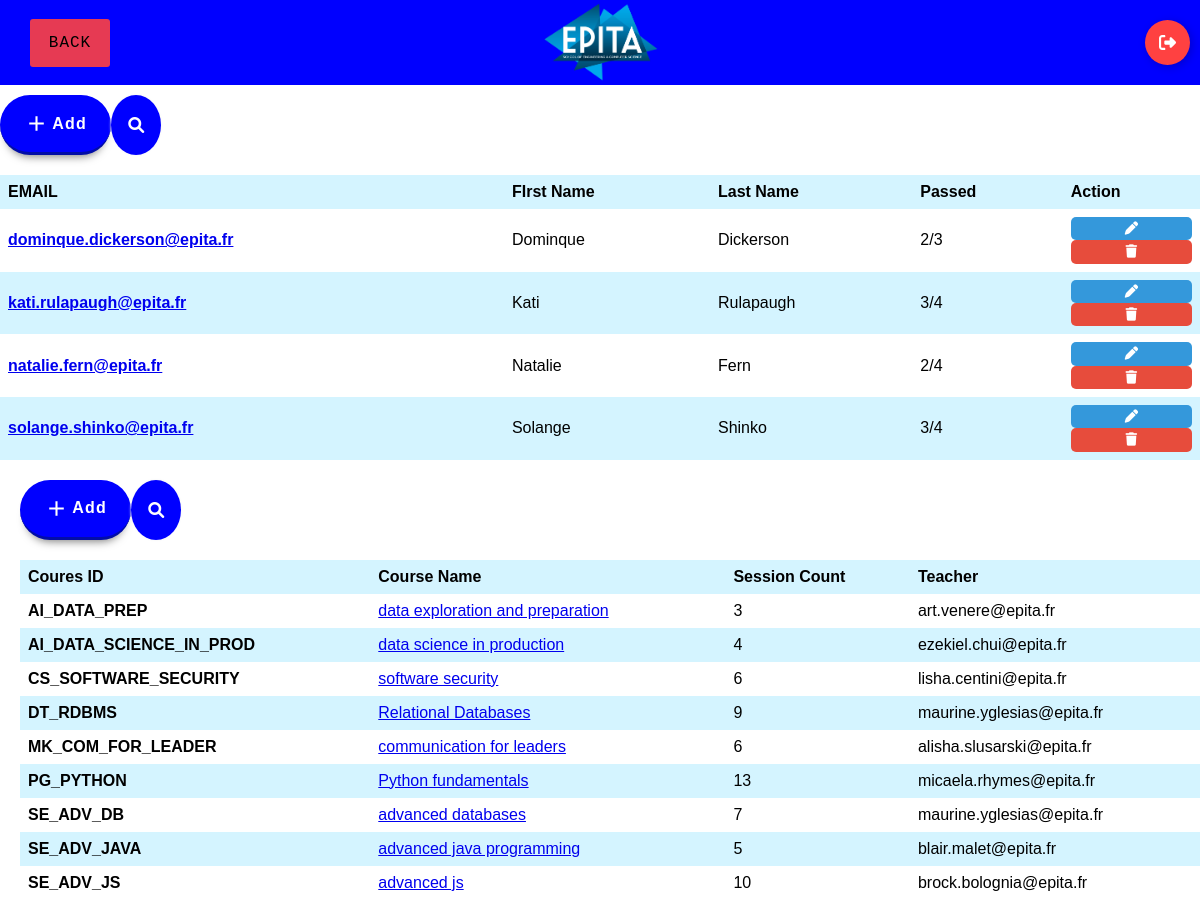
The app's page /population.php?code=AIs&year=2021&intake=SPRING (signed in) with its own data.
### tables this page shows
CREATE TABLE IF NOT EXISTS `students` (
  `student_epita_email` varchar(200) NOT NULL,
  `student_contact_ref` varchar(200) NOT NULL,
  `student_enrollment_status` varchar(50) NOT NULL,
  `student_population_period_ref` varchar(10) NOT NULL,
  `student_population_year_ref` int NOT NULL,
  `student_population_code_ref` varchar(5) NOT NULL,
  PRIMARY KEY (`student_epita_email`),
  KEY `student_contact_ref` (`student_contact_ref`)
);

CREATE TABLE IF NOT EXISTS `contacts` (
  `contact_email` varchar(200) NOT NULL,
  `contact_first_name` varchar(200) DEFAULT NULL,
  `contact_last_name` varchar(200) DEFAULT NULL,
  `contact_address` varchar(255) DEFAULT NULL,
  `contact_city` varchar(100) DEFAULT NULL,
  `contact_country` varchar(100) DEFAULT NULL,
  `contact_birthdate` date DEFAULT NULL,
  PRIMARY KEY (`contact_email`)
);

### population.php (the view, shortened to what this page needs)
<?php
if (isset($_GET['code']) && isset($_GET['year']) && isset($_GET['intake'])) {
    $code = $_GET['code'];
    $year = $_GET['year'];
    $intake = $_GET['intake'];
}
?>
<!DOCTYPE html>
<html lang="en">
<head>
    <link rel="stylesheet" href="style/nav.css?v=<?php echo time(); ?>">
    <link rel="stylesheet" href="style/population.css?v=<?php echo time(); ?>">
    <link rel="stylesheet" href="https://cdnjs.cloudflare.com/ajax/libs/font-awesome/6.0.0-beta3/css/all.min.css">
</head>
<body>
    <nav id="navbar">
        <div class="back-btn">
            <button onclick="window.history.back()">BACK</button>
        </div>
        <div class="nav_logo">
            <a href="home.php">
                <img src="assets/EPITA School of Engineering and Computer Science_Logo.png" alt="" />
            </a>
        </div>
        <form action="php/logout.php" method="post">
            <button class="Btn">
                <div class="sign"></div>
            </button>
        </form>
    </nav>
    <div class="container">
        <div class="content">
            <div class="students">
                <div class="add_search_student_container">
                    <button title="Add" class="add_student">
                        <svg height="25" width="25" viewBox="0 0 24 24" xmlns="http://www.w3.org/2000/svg">
                            <path d="M0 0h24v24H0z" fill="none"></path>
                            <path d="M11 11V5h2v6h6v2h-6v6h-2v-6H5v-2z" fill="currentColor"></path>
                        </svg>
                        <span>Add</span>
                    </button>
                    <div class="search-input-wrapper">
                        <button class="search-icon">
                            <i class="fa-solid fa-magnifying-glass" id="search-glass-icon"></i>
                        </button>
                        <input placeholder="search.." class="search-input" id="searchInput" name="search" type="text">
                    </div>
                </div>
                <table>
                    <thead>
                        <tr>
                            <th>EMAIL</th>
                            <th>FIrst Name</th>
                            <th>Last Name</th>
                            <th>Passed</th>
                            <th>Action</th>
                        </tr>
                    </thead>
                    <tbody>
                        <?php
                        $conn = conn();
                        $sql = "SELECT
                        s.STUDENT_EPITA_EMAIL,
                        c.CONTACT_FIRST_NAME,
                        c.CONTACT_LAST_NAME,
                        CONCAT(SUM(fgrades), '/', COUNT(fgrades)) AS grade
                    FROM
                        STUDENTS s
                        LEFT JOIN CONTACTS c ON s.STUDENT_CONTACT_REF = c.CONTACT_EMAIL
                        LEFT JOIN (
                            SELECT
                                g.GRADE_STUDENT_EPITA_EMAIL_REF,
                                e.EXAM_COURSE_CODE,
                                CASE WHEN SUM(g.GRADE_SCORE * e.EXAM_WEIGHT) / SUM(e.EXAM_WEIGHT) >= 10 THEN 1 ELSE 0 END AS fgrades
                            FROM
                                GRADES g
                                JOIN EXAMS e ON g.GRADE_COURSE_CODE_REF = e.EXAM_COURSE_CODE
                            GROUP BY
                                g.GRADE_STUDENT_EPITA_EMAIL_REF, e.EXAM_COURSE_CODE
                        ) ag ON s.STUDENT_EPITA_EMAIL = ag.GRADE_STUDENT_EPITA_EMAIL_REF
                    WHERE
                        s.STUDENT_POPULATION_CODE_REF = '" . $code . "'
                        AND s.STUDENT_POPULATION_YEAR_REF = " . $year . "
                        AND s.STUDENT_POPULATION_PERIOD_REF LIKE '" . $intake . "'
                    GROUP BY
                        s.STUDENT_EPITA_EMAIL, c.CONTACT_FIRST_NAME, c.CONTACT_LAST_NAME
                    ORDER BY
                        s.STUDENT_EPITA_EMAIL;";
                        $result = $conn->query($sql);
                        $i = 1;
                        while ($row = $result->fetch_assoc()) {
                            echo "<tr>";
                            echo "<td><a href='studentgrades.php?email=" . $row['STUDENT_EPITA_EMAIL'] . "'>" . $row['STUDENT_EPITA_EMAIL'] . "</a></td>";
                            echo "<td>" . $row['CONTACT_FIRST_NAME'] . "</td>";
                            echo "<td>" . $row['CONTACT_LAST_NAME'] . "</td>";
                            echo "<td>" . $row['grade'] . "</td>";
                            echo "<td><button class='edit-button' onclick=\"editNameAndLastName(this.parentNode.parentNode)\"><i class='fas fa-pen'>
                            </i></button><button class='trash-button' onclick=\"removeStudent(this.parentNode.parentNode)\" id='remove_student_" . $i . "'>
                            <i class='fas fa-trash'></i></button></td>";
                            echo "</tr>";
                            $i += 1;
                        }
                        ?>
                    </tbody>
                </table>
            </div>
            <div class="courses">
                <div class="add_search_courses_container">
                    <button title="Add" class="add_course" id="addCourseButton">
                        <svg height="25" width="25" viewBox="0 0 24 24" xmlns="http://www.w3.org/2000/svg">
                            <path d="M0 0h24v24H0z" fill="none"></path>
                            <path d="M11 11V5h2v6h6v2h-6v6h-2v-6H5v-2z" fill="currentColor"></path>
                        </svg>
                        <span>Add</span>
                    </button>
                    <div class="search-input-wrapper">
                        <button class="search-icon">
                            <i class="fa-solid fa-magnifying-glass" id="search-glass-icon-courses"></i>
                        </button>
                        <input placeholder="search.." class="search-input" id="searchCourseInput" name="search"
                            type="text">
                    </div>
                </div>
                <table>
                    <thead>
                        <tr>
                            <th>Coures ID</th>
                            <th>Course Name</th>
                            <th>Session Count</th>
                            <th>Teacher</th>
                        </tr>
                    </thead>
                    <tbody>
                        <?php
                        $conn = conn();
                        $sql = "SELECT c.COURSE_CODE AS ID, c.course_name,c.COURSE_NAME , COUNT(s.SESSION_COURSE_REF),s.session_prof_ref as teacher
                        FROM COURSES c JOIN PROGRAMS p ON c.COURSE_CODE = p.PROGRAM_COURSE_CODE_REF JOIN SESSIONS s ON s.SESSION_COURSE_REF = c.COURSE_CODE
                        WHERE p.PROGRAM_ASSIGNMENT LIKE '" . $code . "' AND s.SESSION_POPULATION_YEAR  =" . $year . " AND s.SESSION_POPULATION_PERIOD LIKE '" . $intake . "'GROUP BY ID";
                        $result = $conn->query($sql);
                        while ($row = $result->fetch_assoc()) {
                            echo "<tr>";
                            echo "<td>" . $row['ID'] . "</td>";
                            echo "<td><a href='grades.php?code=" . $code . "&year=" . $year . "&intake=" . $intake . "&course_name=" . $row['course_name'] . "'>" . $row['COURSE_NAME'] . "</a></td>";
                            echo "<td>" . $row['COUNT(s.SESSION_COURSE_REF)'] . "</td>";
                            echo "<td>" . $row['teacher'] . "</td>";
                            echo "</tr>";
                        }
                        ?>
                    </tbody>
                </table>
            </div>
        </div>
    </div>
</body>
</html>

### style/nav.css (style rules this page uses)
body { margin: 0; }
nav { background-color: rgba(0, 0, 255); height: 85px; position: fixed; top: 0; left: 0; right: 0; display: flex; align-items: center; width: 100%; justify-content: space-between; z-index: 9999; }
.back-btn { z-index: 9999; }
.back-btn > button { font-family: "Courier New", Courier, monospace; font-size: medium; margin-left: 30px; display: flex; height: 3em; width: 80px; align-items: center; justify-content: center; background-color: rgba(255, 65, 65, 0.9); border-radius: 3px; letter-spacing: 1px; transition: all 0.2s linear; cursor: pointer; border: none; }
.nav_logo { position: absolute; height: 100%; display: flex; width: 100%; justify-content: center; align-items: center; align-content: center; }
.nav_logo > a > img { height: 85px; }
.Btn { margin-right: 10px; display: flex; align-items: center; justify-content: flex-start; width: 45px; height: 45px; border: none; border-radius: 50%; cursor: pointer; position: relative; overflow: hidden; transition-duration: 0.3s; box-shadow: 2px 2px 10px rgba(0, 0, 0, 0.199); background-color: rgb(255, 65, 65); }
.sign { width: 100%; transition-duration: 0.3s; display: flex; align-items: center; justify-content: center; }
.sign svg { width: 17px; }

### style/population.css (style rules this page uses)
body { font-family: "Lucida Sans", "Lucida Sans Regular", "Lucida Grande", "Lucida Sans Unicode", Geneva, Verdana, sans-serif; }
.container { display: flex; flex-direction: column; }
.content { display: grid; grid-template-columns: repeat(auto-fill, minmax(900px, 1fr)); grid-gap: 20px; position: relative; }
.students { flex: 1; }
.add_search_student_container { display: flex; flex-direction: row; margin-bottom: 20px; }
.add_student { display: flex; align-items: center; justify-content: center; gap: 0.2em; font-family: inherit; font-weight: 600; font-size: 16px; padding: 0.5em 1.5em; color: white; background: blue; border: none; outline: none; border-bottom: 3px solid rgb(2, 13, 167); box-shadow: 0 0.5em 0.5em -0.4em rgb(0, 0, 0, 0.5); letter-spacing: 0.08em; border-radius: 20em; cursor: pointer; transition: 0.5s; }
.add_search_courses_container { display: flex; flex-direction: row; margin-bottom: 20px; }
.add_course { display: flex; align-items: center; justify-content: center; gap: 0.2em; font-family: inherit; font-weight: 600; font-size: 16px; padding: 0.5em 1.5em; color: white; background: blue; border: none; outline: none; border-bottom: 3px solid rgb(2, 13, 167); box-shadow: 0 0.5em 0.5em -0.4em rgb(0, 0, 0, 0.5); letter-spacing: 0.08em; border-radius: 20em; cursor: pointer; transition: 0.5s; }
.search-input-wrapper { display: flex; align-items: center; justify-content: center; gap: 15px; position: relative; }
.search-input { border-style: none; height: 40px; width: 0px; padding: 10px; outline: none; border-radius: 50%; transition: 0.5s ease-in-out; background-color: blue; box-shadow: 0px 0px 3px #f3f3f3; padding-right: 40px; color: #000000; }
.search-input::placeholder, .search-input { font-family: "Trebuchet MS", "Lucida Sans Unicode", "Lucida Grande", "Lucida Sans", Arial, sans-serif; font-size: 17px; }
.search-input::placeholder { color: #8f8f8f; }
.search-icon { display: flex; align-items: center; justify-content: center; position: absolute; right: 0px; cursor: pointer; width: 50px; height: 50px; outline: none; border-style: none; border-radius: 50%; pointer-events: painted; background-color: transparent; transition: 0.2s linear; }
.search-icon > i { font-size: medium; transition: 0.2s linear; color: white; }
.courses { flex: 1; margin-left: 20px; }
table { border-collapse: collapse; width: 100%; }
th, td { padding: 8px; text-align: left; }
th { background-color: rgb(212, 244, 255); }
tr:nth-child(even) { background-color: rgb(212, 244, 255); }
td:first-child { font-weight: bold; }
.edit-button { background-color: #3498db; color: #fff; border: none; border-radius: 5px; padding: 5px 10px; cursor: pointer; transition: background-color 0.3s ease; }
.trash-button { background-color: #e74c3c; color: #fff; border: none; border-radius: 5px; padding: 5px 10px; cursor: pointer; transition: background-color 0.3s ease; }
td button { display: flex; justify-content: center; align-items: center; height: 100%; width: 100%; border: none; background: none; padding: 0; }

### records on screen
students: student_epita_email "dominque.dickerson@epita.fr", contacts.contact_first_name "Dominque", contacts.contact_last_name "Dickerson", grade "2/3"
students: student_epita_email "kati.rulapaugh@epita.fr", contacts.contact_first_name "Kati", contacts.contact_last_name "Rulapaugh", grade "3/4"
students: student_epita_email "natalie.fern@epita.fr", contacts.contact_first_name "Natalie", contacts.contact_last_name "Fern", grade "2/4"
students: student_epita_email "solange.shinko@epita.fr", contacts.contact_first_name "Solange", contacts.contact_last_name "Shinko", grade "3/4"

### other values on screen
$row['ID'] "AI_DATA_PREP"
$row['COURSE_NAME'] "data exploration and preparation"
$row['COUNT(s.SESSION_COURSE_REF)'] "3"
$row['teacher'] "art.venere@epita.fr"
$row['ID'] "AI_DATA_SCIENCE_IN_PROD"
$row['COURSE_NAME'] "data science in production"
$row['COUNT(s.SESSION_COURSE_REF)'] "4"
$row['teacher'] "ezekiel.chui@epita.fr"
$row['ID'] "CS_SOFTWARE_SECURITY"
$row['COURSE_NAME'] "software security"
$row['COUNT(s.SESSION_COURSE_REF)'] "6"
$row['teacher'] "lisha.centini@epita.fr"
$row['ID'] "DT_RDBMS"
$row['COURSE_NAME'] "Relational Databases"
$row['COUNT(s.SESSION_COURSE_REF)'] "9"
